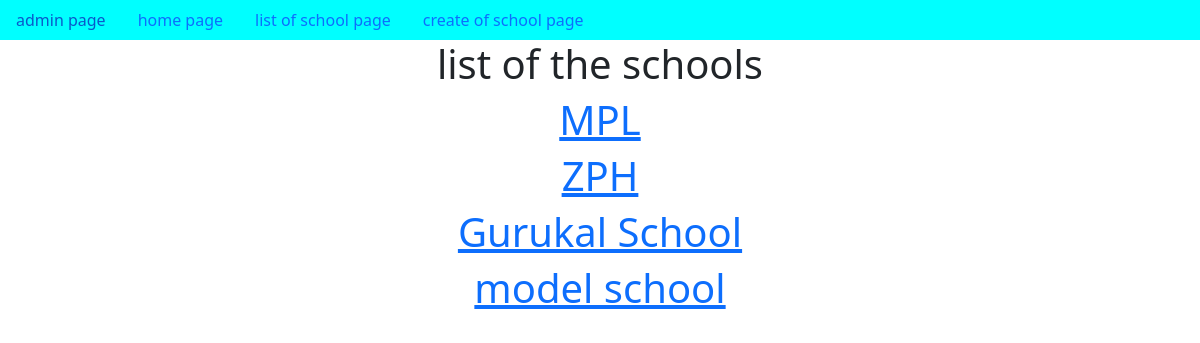
Page /SchoolList/ on the earlier database version.
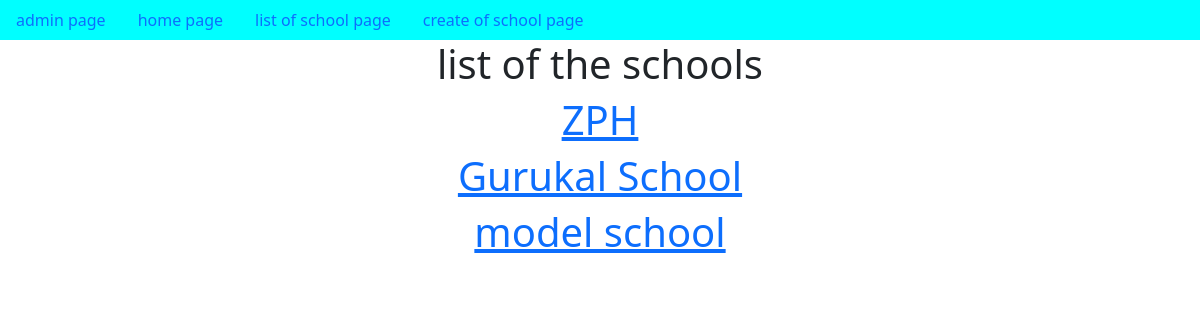
Same page on the later database version.
### app/models.py (models this page shows, shortened)
class School(models.Model):
    name=models.CharField(max_length=100)
    principal=models.CharField(max_length=100)
    location=models.CharField(max_length=100)

### app/views.py (the view)
# urls.py: path('SchoolList/',SchoolList.as_view(),name='SchoolList'),
class SchoolList(ListView):
    model=School
    context_object_name='schools'

### templates/app/school_list.html (shortened to what this page needs)
{% extends 'app/dummy.html' %}
{% block body_block %}
<h1> list of the schools </h1>
    {% for school in schools %}
        <a href='{{school.pk}}'><h1>{{school.name}}</h1></a>
    {% endfor %}
{% endblock %}

### templates/app/dummy.html (shortened to what this page needs)
<!doctype html>
<html lang="en">
  <head>
    <link href="https://cdn.jsdelivr.net/npm/bootstrap@5.0.2/dist/css/bootstrap.min.css" rel="stylesheet">
  </head>
  <body>
    <center>
    <nav class="nav" style="background-color: aqua;">
        <a href="{% url 'admin:index' %}" class="nav-link">admin page</a>
        <a href="{% url 'Home' %}" class="nav-link">home page</a>
        <a href="{% url 'SchoolList' %}" class="nav-link">list of school page</a>
        <a href="{% url 'SchoolCreate' %}" class="nav-link">create of school page</a>
    </nav>
    {% block body_block %}
    {% endblock %}
</center>
  </body>
</html>

Differences in the rows shown:
removed School: name "MPL"
